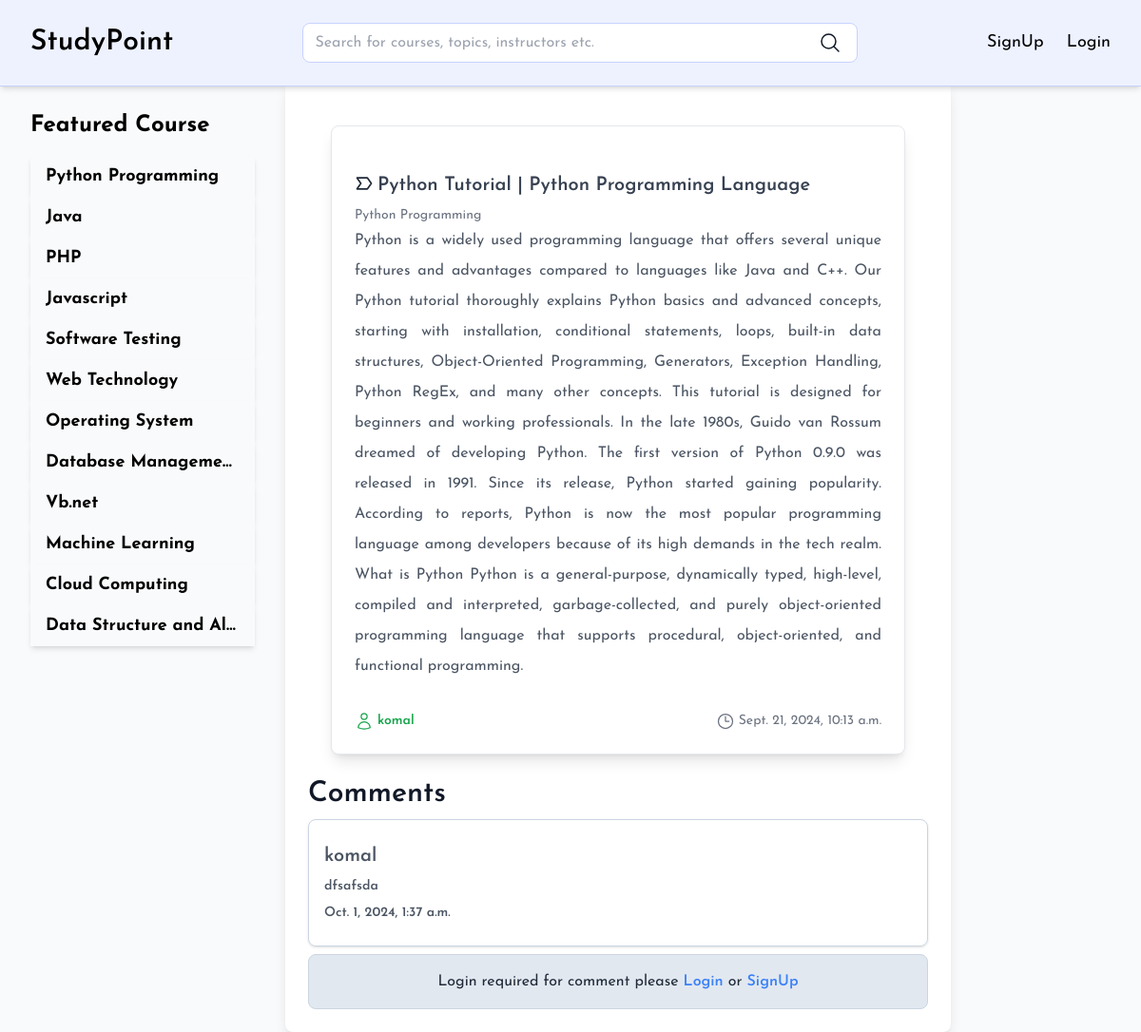
/single-view/1, run on the app's committed database.
### cms/models.py (models this page shows, shortened)
class Topics(models.Model):
    name = models.CharField(max_length=200)
    description = models.TextField()
    created_at = models.DateTimeField(auto_now_add=True)

class Content(models.Model):
    topic = models.ForeignKey(Topics, on_delete=models.CASCADE)
    tutorial = models.ForeignKey(Tutorial, on_delete=models.CASCADE)
    title = models.CharField(max_length=200)
    content = models.TextField()
    created_at = models.DateTimeField(auto_now_add=True)
    image = models.ImageField(upload_to='content/')
    author = models.ForeignKey(User, on_delete=models.SET_NULL, blank=True, null=True)

class Comment(models.Model):
    content_id = models.ForeignKey(Content, on_delete=models.CASCADE)
    user_id = models.ForeignKey(User, on_delete=models.CASCADE)
    comment = models.TextField()
    created_at = models.DateTimeField(default=timezone.now)

### cms/views.py (the view)
# urls.py: path("single-view/<int:content_id>", singleView, name="singleView"),
def singleView(req, content_id):
    content = Content.objects.get(pk=content_id)
    data={}
    data['title'] = content.title
    data['categories'] = Topics.objects.all()
    data['post'] = Content.objects.get(id=content_id)
    data['comments'] = Comment.objects.filter(content_id=content_id)
    return render(req, 'singleView.html', data)

### templates/singleView.html (shortened to what this page needs)
{% extends 'base.html' %}
{% block "content" %}
    <div class="flex-1 flex flex-col p-6 space-y-4">
        <div class="flex p-6 bg-white rounded-lg shadow-lg border border-gray-200 gap-2">
            <div class="flex flex-col w-full mt-4">
                <p class="text-xl font-semibold flex gap-1 my-2 text-gray-700">
                    <svg class="w-5 h-5 text-gray-800 dark:text-black mt-0.5" aria-hidden="true" xmlns="http://www.w3.org/2000/svg" width="20" height="20" fill="none" viewBox="0 0 24 24">
                        <path stroke="currentColor" stroke-linecap="round" stroke-linejoin="round" stroke-width="2" d="M16.153 19 21 12l-4.847-7H3l4.848 7L3 19h13.153Z"/>
                      </svg>
                    {{ post.title }}
                </p>
                <p class="text-sm text-gray-500">{{post.topic.name}}</p>
                <p class="text-base text-gray-600 mb-4 leading-loose text-justify">{{ post.content }}</p>
                <div class="flex items-center justify-between mt-4">
                    <span class="text-sm text-green-600 font-semibold flex gap-1">
                        {{ post.author }}
                    </span>
                    <span class="text-sm text-gray-500 flex gap-1">
                        <svg xmlns="http://www.w3.org/2000/svg" fill="none" viewBox="0 0 24 24" stroke-width="1.5" stroke="currentColor" class="w-5 h-5">
                            <path stroke-linecap="round" stroke-linejoin="round" d="M12 6v6h4.5m4.5 0a9 9 0 1 1-18 0 9 9 0 0 1 18 0Z" />
                        </svg>
                        {{ post.created_at}}
                    </span>
                </div>
            </div>
        </div>
    </div>
   <div class="flex flex-col">
    <div class="text-3xl font-semibold">Comments</div>
   {% for comment in comments %}
   <div class="flex p-4 border border-slate-300 my-2 rounded-lg shadow">
    <div class="flex-[4]">
        <div class="text-xl my-2 font-semibold text-gray-600">{{comment.user_id}}</div>
        <div class="text-sm my-2 font-semibold text-gray-600">{{comment.comment}}</div>
        <div class="text-sm my-2 font-semibold text-gray-600">{{comment.created_at}}</div>
    </div>
</div>
   {% endfor %}
   {% if request.user.is_authenticated %}
   <form action="{% url 'saveComment' post.id %}" method="post">
           {% csrf_token %}
       <textarea name="comment" class="flex-1 px-3 border border-gray-200 rounded-lg" placeholder="Write a comment..." id=""></textarea>
       <button type="submit" class="bg-indigo-800 px-3 rounded-lg text-white flex-[0.1]">Post</button>
   </form>
   {% else %}
   <p class=" text-center text-gray-800 p-4 bg-slate-200 rounded-lg border border-slate-300">Login required for comment please <a href="{% url 'login' %}" class="text-blue-500 hover:underline font-semibold">Login</a> or <a href="{% url 'register' %}" class="text-blue-500 hover:underline font-semibold">SignUp</a></p>
   {% endif %}
</div>
{% endblock %}

### templates/base.html (shortened to what this page needs)
<!DOCTYPE html>
<html lang="en">
<head>
    <script src="https://cdn.tailwindcss.com"></script>
</head>
<body class="bg-gray-50 text-gray-900">
    <div class="flex flex-1 justify-between bg-indigo-50 py-6 border-b border-indigo-200 px-8 items-center shadow-md mb-5 fixed w-full ">
        <a href="{% url 'homePage' %}"><h1 class="text-3xl font-semibold text-black">StudyPoint</h1></a>
        <form action="{% url 'search' %}" method="get" class="flex bg-white rounded-lg w-full mx-[12%] border border-indigo-200">
            <input type="text" placeholder="Search for courses, topics, instructors etc." name="q" class="bg-transparent w-full px-3 py-2 rounded-lg">
            <button type="submit" class="px-4 py-2 rounded-lg flex">
                <svg xmlns="http://www.w3.org/2000/svg" fill="none" viewBox="0 0 24 24" stroke-width="1.5" stroke="currentColor" class="size-6">
                    <path stroke-linecap="round" stroke-linejoin="round" d="m21 21-5.197-5.197m0 0A7.5 7.5 0 1 0 5.196 5.196a7.5 7.5 0 0 0 10.607 10.607Z" />
                  </svg>
            </button>
        </form>
        <nav class="flex space-x-6 text-lg">
            {% if user.is_authenticated %}
                <a href="{% url 'homePage' %}" class="px-3 py-2 rounded-lg text-indigo-500 hover:text-indigo-800 flex flex-1 gap-1">
                    <svg class="w-6 h-6 " aria-hidden="true" xmlns="http://www.w3.org/2000/svg" width="24" height="24" fill="none" viewBox="0 0 24 24">
                        <path stroke="currentColor" stroke-linecap="round" stroke-linejoin="round" stroke-width="1.2" d="M12 21a9 9 0 1 0 0-18 9 9 0 0 0 0 18Zm0 0a8.949 8.949 0 0 0 4.951-1.488A3.987 3.987 0 0 0 13 16h-2a3.987 3.987 0 0 0-3.951 3.512A8.948 8.948 0 0 0 12 21Zm3-11a3 3 0 1 1-6 0 3 3 0 0 1 6 0Z"/>
                      </svg>
                    {{user.username}}
                </a>
                <a href="{% url 'logout' %}" class="text-white px-3 py-2 rounded-lg hover:text-indigo-500 transition duration-1000 bg-indigo-700 hover:bg-indigo-50">Logout</a>
            {% else %}
                <a href="{% url 'register' %}" class="text-black hover:text-indigo-500 transition duration-300">SignUp</a>
                <a href="{% url 'login' %}" class="text-black hover:text-indigo-500 transition duration-300">Login</a>
            {% endif %}
        </nav>
    </div>
    <div class="flex flex-1 pt-[7%]">
        <div class="w-3/12 p-8">
            <h2 class="text-2xl font-bold text-black mb-4">Featured Course</h2>
            <div class="flex flex-col">
                {% for cat in categories %}
                    <a href="{% url 'filter' cat.id %}"
                       class="{% if cat.id == active_category_id %}bg-indigo-800 text-white{% else %}bg-gray-50 hover:bg-indigo-50 {% endif %} text-black shadow-md text-[18px] px-4 font-bold py-2 truncate">
                        {{ cat.name }}
                    </a>
                {% endfor %}
            </div>
        </div>
        <div class="w-9/12 bg-white shadow-lg rounded-lg p-6 w-[700px]">
            {% block "content" %}{% endblock %}
        </div>
    </div>
</body>
</html>

### templates/base.html (style rules this page uses)
* { font-family: "Josefin Sans", sans-serif!important; }

### data on the page
Topics: name "Python Programming"
Topics: name "Java"
Topics: name "PHP"
Topics: name "Javascript"
Topics: name "Software Testing"
Topics: name "Web Technology"
Topics: name "Operating System"
Topics: name "Database Manageme…"
Topics: name "Vb.net"
Topics: name "Machine Learning"
Topics: name "Cloud Computing"
Topics: name "Data Structure and Al…"
Content: title "Python Tutorial | Python Programming Language", topic.name "Python Programming", content "Python is a widely used programming language that offers several unique features and advantages compared to languages like Java and C++. Our Python tutorial thoroughly explains Python basics and advanced concepts, starting with installation, conditional statements, loops, built-in data structures, Object-Oriented Programming, Generators, Exception Handling, Python RegEx, and many other concepts. This tutorial is designed for beginners and working professionals. In the late 1980s, Guido van Rossum dreamed of developing Python. The first version of Python 0.9.0 was released in 1991. Since its release, Python started gaining popularity. According to reports, Python is now the most popular…", author "komal", created_at "Sept. 21, 2024, 10:13 a.m."
Comment: user_id "komal", comment "dfsafsda", created_at "Oct. 1, 2024, 1:37 a.m."
